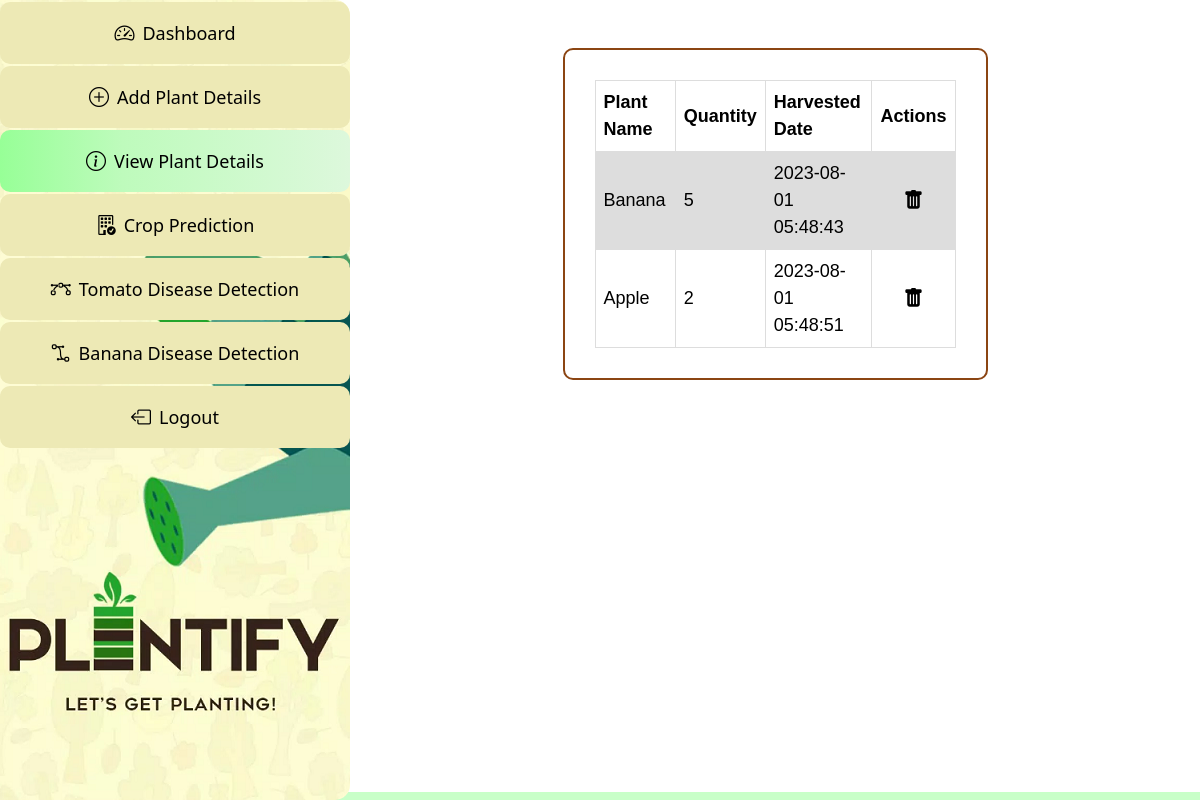
The app's page /view-plant-details (signed in) with its own data.
### website/models.py (models this page shows)
class Plant(db.Model):
    id = db.Column(db.Integer, primary_key=True)
    name = db.Column(db.String(10000))
    date = db.Column(db.DateTime(timezone=True), default=func.now())
    quantity = db.Column(db.Integer)
    user_id = db.Column(db.Integer, db.ForeignKey('user.id'))

### website/views.py (the view)
@views.route('/view-plant-details')
@login_required
def view_plant_details():
    if current_user.email == 'admin@admin.com':
        return redirect('admin-dashboard')
    return render_template('view-plant-details.html', active_page="view-plant-details", user=current_user)

### website/__init__.py (called while the page is built)
def create_app():
    app = Flask(__name__)
    app.config['SECRET_KEY'] = 'cs19'
    app.config['SQLALCHEMY_DATABASE_URI'] = f'sqlite:///{DB_NAME}'
    db.init_app(app)
    from .views import views
    from .auth import auth
    app.register_blueprint(views, url_prefix='/')
    app.register_blueprint(auth, url_prefix='/')
    from .models import User
    create_database(app)
    login_manager = LoginManager()
    login_manager.login_view = 'auth.user_login'
    login_manager.init_app(app)
    @login_manager.user_loader
    def load_user(id):
        return User.query.get(int(id))
    return app

### website/templates/view-plant-details.html (shortened to what this page needs)
{% extends 'base.html' %} {% block head %}
<link rel="stylesheet" href="{{ url_for('static', filename='css/crop-prediction.css') }}" />
{% endblock %} {% block body %}
{% if user.plants[0] %}
<div class="d-flex justify-content-center align-items-center">
  <div class="my-container m-5">
    <table>
      <tr>
        <th>Plant Name</th>
        <th>Quantity</th>
        <th>Harvested Date</th>
        <th>Actions</th>
      </tr>
      {% for plant in user.plants %}
      <tr>
        <td>{{ plant.name }}</td>
        <td>{{ plant.quantity }}</td>
        <td>{{ plant.date }}</td>
        <td class="text-center"><i class="bi-trash-fill cursor-pointer" style="font-size: 20px"
            onclick="deletePlant({{ plant.id }})"></i></td>
      </tr>
      {% endfor %}
    </table>
  </div>
</div>
</div>
{% else %}
<div class="d-flex justify-content-center align-items-center" style="height: 95vh;">
  <div class="my-container">
    <h4 class="text-center">No plants added yet...</h4>
  </div>
</div>
{% endif %}
{% endblock %}

### website/static/css/base.css (style rules this page uses)
body { margin: 0; background-image: url("https://www.pixel4k.com/wp-content/uploads/2018/10/leaves-dark-plant-green-blur-closeup-4k_1540145832.jpg"); background-size: cover; color: white; font-size: 18px; }
.cursor-pointer { cursor: pointer !important; }
.my-container { color: black; background-color: white; width: 50%; padding: 30px; border: 2px solid saddlebrown; border-radius: 10px; }

### website/templates/view-plant-details.html (style rules this page uses)
table { font-family: arial, sans-serif; border-collapse: collapse; width: 100%; }
td, th { border: 1px solid #dddddd; text-align: left; padding: 8px; }
tr:nth-child(even) { background-color: #dddddd; }

### records on screen
Plant: name "Banana", quantity "5", date "2023-08-01 05:48:43"
Plant: name "Apple", quantity "2", date "2023-08-01 05:48:51"
